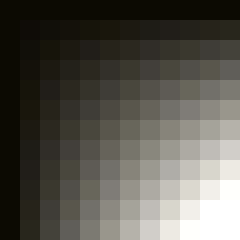
Frame 1 (no input)
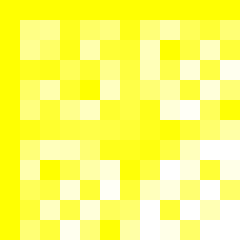
Frame 60 (the mouse pressed at the canvas centre just before this capture)
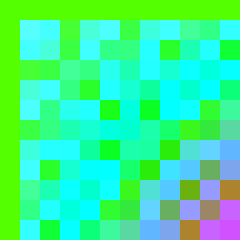
Frame 120 (the mouse held since frame 60 and released just before this capture)

The Processing sketch that drew these frames (run headless with seeded random() and noise(); from frame 60 on, the mouse is pressed at the canvas centre):

// Processing sketch: processing_743
// ── processing_743.pde

//Matt Richard

/*import UDP.*;  // code to talk to the light tile
UDPSend udp;*/  // this code was created by Dan Shiffman

//declare variables 
int totalSquares = 144; // var for how many squares you want on the screen, !! must be a square itself 
float rectColorArray[][][][]; // create nested array that holds the rects alpha value
color squareColor;

void setup() {
  size(240, 240);
  background(0);
 // udp = new UDPSend(this,"10.0.9.93",6038,"/Users/matt/Documents/Processing/libraries/UDP/colorkinetics_lib/header","/Users/matt/Documents/Processing/libraries/UDP/colorkinetics_lib/lookup",200,0);
  colorMode(RGB, 100);
  noStroke();
  smooth();

  rectColorArray = new float[floor(sqrt(totalSquares))][floor(sqrt(totalSquares))][3][2];

  for(int i=0; i < sqrt(totalSquares); i++){ 
    for(int j=0; j < sqrt(totalSquares); j++){
      rectColorArray[i][j][0][0] = (i*j)+1;
      rectColorArray[i][j][1][0] = i*j+1;
      rectColorArray[i][j][2][0] = i*j+1;
      rectColorArray[i][j][0][1] = 4;
      rectColorArray[i][j][1][1] = 3;
      rectColorArray[i][j][2][1] = sin(i*j);
    } 
  } 
}

void draw() {

  for(int x = 0; x < sqrt(totalSquares); x++){ 
    for(int y = 0; y < sqrt(totalSquares); y++){
      if(rectColorArray[x][y][0][0] > 0 && rectColorArray[x][y][0][0] < 255){
        rectColorArray[x][y][0][0]+= rectColorArray[x][y][0][1];
        //rectColorArray[x][y][0][0]+= 1;       
      } 
      else {
        rectColorArray[x][y][0][1] *= -1;
        rectColorArray[x][y][0][0] += rectColorArray[x][y][0][1]; 
      }

      if(rectColorArray[x][y][1][0] > 0 && rectColorArray[x][y][1][0] < 255){
        rectColorArray[x][y][1][0]+= rectColorArray[x][y][1][1];
      } 
      else {
        rectColorArray[x][y][1][1] *= -1; 
        rectColorArray[x][y][1][0]+= rectColorArray[x][y][1][1];
      }

      if(rectColorArray[x][y][2][0] > 0 && rectColorArray[x][y][2][0] < 255){
        rectColorArray[x][y][2][0]+= rectColorArray[x][y][2][1];
      } 
      else {
        rectColorArray[x][y][2][1] *= -1; 
        rectColorArray[x][y][2][0]+= rectColorArray[x][y][2][1];
      }

      fill(rectColorArray[x][y][0][0],rectColorArray[x][y][1][0],rectColorArray[x][y][2][0]); 
      //fill(rectColorArray[x][y][0][0],99,99);
      rect(floor((x * (width/(sqrt(totalSquares))))), floor((y * (height/(sqrt(totalSquares))))), floor((width/(sqrt(totalSquares)))), floor((height/(sqrt(totalSquares))))); 
    } 
  }
  //udp.send(); light tile code
}
